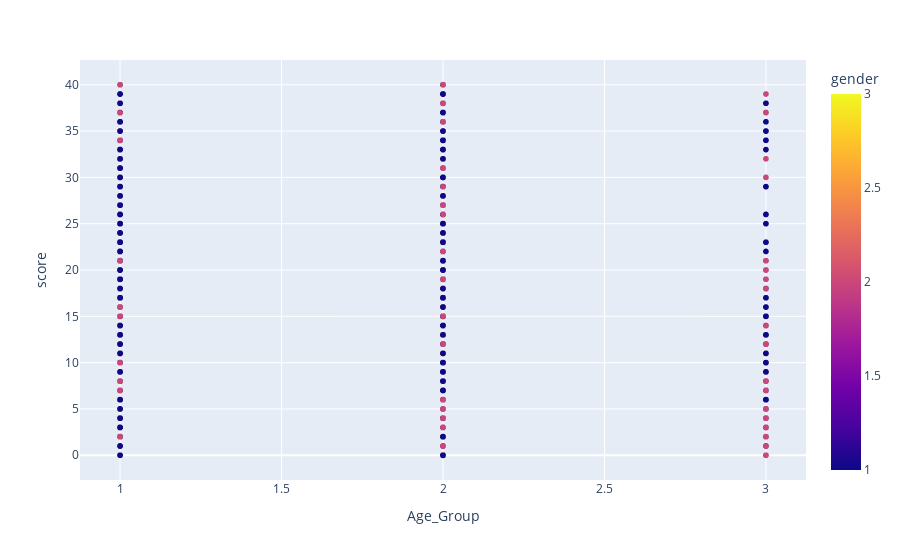

This figure's notebook cell:
### Code cell
display(px.scatter(data, x = 'Age_Group', y = 'score', color = 'gender'))
#pd.crosstab(data["score"], data["Age_Group"])

### Figure 1 — Plotly figure (JSON) as saved in the notebook; plotly's stock layout.template omitted (floating-point values rounded to 4 significant figures; data arrays with more than 128 entries replaced by an {"elided": "..."} marker saying what was removed)
{"data": [{"hovertemplate": "Age_Group=%{x}<br>score=%{y}<br>gender=%{marker.color}<extra></extra>", "legendgroup": "", "marker": {"color": {"elided": "9947 int values"}, "coloraxis": "coloraxis", "symbol": "circle"}, "mode": "markers", "name": "", "showlegend": false, "type": "scattergl", "x": {"elided": "9947 int values"}, "xaxis": "x", "y": {"elided": "9947 int values"}, "yaxis": "y"}], "layout": {"coloraxis": {"colorbar": {"title": {"text": "gender"}}, "colorscale": [[0, "#0d0887"], [0.1111, "#46039f"], [0.2222, "#7201a8"], [0.3333, "#9c179e"], [0.4444, "#bd3786"], [0.5556, "#d8576b"], [0.6667, "#ed7953"], [0.7778, "#fb9f3a"], [0.8889, "#fdca26"], [1, "#f0f921"]]}, "legend": {"tracegroupgap": 0}, "margin": {"t": 60}, "xaxis": {"anchor": "y", "domain": [0, 1], "title": {"text": "Age_Group"}}, "yaxis": {"anchor": "x", "domain": [0, 1], "title": {"text": "score"}}}}
